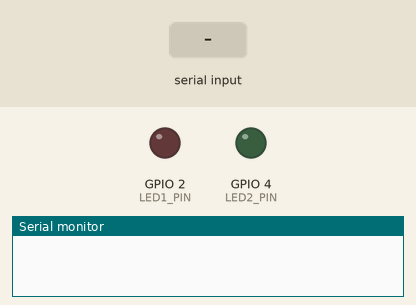
The program below on a simulated ESP32. On the bench: output pins drawn as LEDs (lit = HIGH), the last lines printed to the serial monitor. Dashed ring = blinking. Inputs (shaded band) come from the test bench.

Above: at 0.0 s.
At 1.45 s:
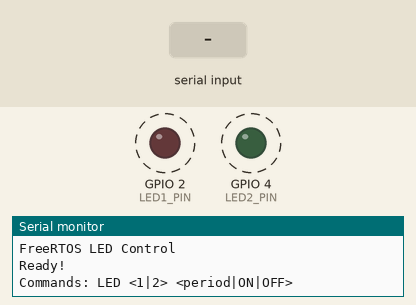
2.3 s: "ON 1\n" received over Serial
5.3 s: "LED 90\n" received over Serial
8.3 s: "LED  45\n" received over Serial
Timing chart, 0 to 17.3 s (numbered marks = the images above; inputs shaded):
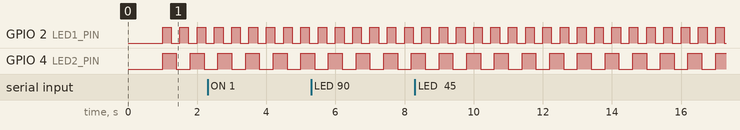

Measured:
- by itself, GPIO 2 (LED1_PIN): alternates HIGH for 0.25 s and LOW for 0.25 s
- by itself, GPIO 4 (LED2_PIN): alternates HIGH for 0.40 s and LOW for 0.40 s

The program:

main.cpp
```cpp
#include <Arduino.h>
#include <freertos/FreeRTOS.h>
#include <freertos/task.h>
#include <freertos/semphr.h>

#define LED1_PIN 2
#define LED2_PIN 4

TaskHandle_t led1TaskHandle = NULL;
TaskHandle_t led2TaskHandle = NULL;
TaskHandle_t serialTaskHandle = NULL;

// LED blinking periods (in milliseconds)
volatile uint32_t led1Period = 500;
volatile uint32_t led2Period = 800;

// LED enable/disable flags
volatile bool led1Enabled = true;
volatile bool led2Enabled = true;

// Semaphores for protecting shared resources
SemaphoreHandle_t led1Mutex = NULL;
SemaphoreHandle_t led2Mutex = NULL;

// Function prototypes
void led1Task(void *parameter);
void led2Task(void *parameter);
void serialTask(void *parameter);
void processSerialCommand(String command);

// Task 1: Control LED 1 blinking
void led1Task(void *parameter) {
  while (true) {
    if (xSemaphoreTake(led1Mutex, portMAX_DELAY) == pdTRUE) {
      bool enabled = led1Enabled;
      uint32_t period = led1Period;
      xSemaphoreGive(led1Mutex);

      if (enabled) {
        digitalWrite(LED1_PIN, HIGH);
        vTaskDelay(pdMS_TO_TICKS(period / 2));
        digitalWrite(LED1_PIN, LOW);
        vTaskDelay(pdMS_TO_TICKS(period / 2));
      } else {
        // If disabled, turn off LED and wait
        digitalWrite(LED1_PIN, LOW);
        vTaskDelay(pdMS_TO_TICKS(100));
      }
    }
  }
}

// Task 2: Control LED 2 blinking
void led2Task(void *parameter) {
  while (true) {
    if (xSemaphoreTake(led2Mutex, portMAX_DELAY) == pdTRUE) {
      bool enabled = led2Enabled;
      uint32_t period = led2Period;
      xSemaphoreGive(led2Mutex);

      if (enabled) {
        digitalWrite(LED2_PIN, HIGH);
        vTaskDelay(pdMS_TO_TICKS(period / 2));
        digitalWrite(LED2_PIN, LOW);
        vTaskDelay(pdMS_TO_TICKS(period / 2));
      } else {
        // If disabled, turn off LED and wait
        digitalWrite(LED2_PIN, LOW);
        vTaskDelay(pdMS_TO_TICKS(100));
      }
    }
  }
}

// Task 3: Handle Serial commands
void serialTask(void *parameter) {
  Serial.println("Commands: LED <1|2> <period|ON|OFF>");

  String inputBuffer = "";

  while (true) {
    if (Serial.available() > 0) {
      char inChar = Serial.read();

      if (inChar == '\n' || inChar == '\r') {
        if (inputBuffer.length() > 0) {
          inputBuffer.trim();
          processSerialCommand(inputBuffer);
          inputBuffer = "";
        }
      } else {
        inputBuffer += inChar;
      }
    }

    vTaskDelay(pdMS_TO_TICKS(10));
  }
}

// Process Serial commands
void processSerialCommand(String command) {
  command.toUpperCase();
  command.trim();

  // Parse command: "LED X Y"
  if (command.startsWith("LED ")) {
    int firstSpace = command.indexOf(' ');
    int secondSpace = command.indexOf(' ', firstSpace + 1);

    if (secondSpace == -1) {
      Serial.println("Error: Invalid format");
      return;
    }

    String ledNumStr = command.substring(firstSpace + 1, secondSpace);
    String valueStr = command.substring(secondSpace + 1);

    ledNumStr.trim();
    valueStr.trim();

    int ledNum = ledNumStr.toInt();

    if (ledNum != 1 && ledNum != 2) {
      Serial.println("Error: LED must be 1 or 2");
      return;
    }

    // Check if value is ON/OFF or a period value
    if (valueStr == "ON") {
      if (ledNum == 1) {
        if (xSemaphoreTake(led1Mutex, portMAX_DELAY) == pdTRUE) {
          led1Enabled = true;
          xSemaphoreGive(led1Mutex);
          Serial.println("LED1 ON");
        }
      } else {
        if (xSemaphoreTake(led2Mutex, portMAX_DELAY) == pdTRUE) {
          led2Enabled = true;
          xSemaphoreGive(led2Mutex);
          Serial.println("LED2 ON");
        }
      }
    }
    else if (valueStr == "OFF") {
      if (ledNum == 1) {
        if (xSemaphoreTake(led1Mutex, portMAX_DELAY) == pdTRUE) {
          led1Enabled = false;
          xSemaphoreGive(led1Mutex);
          Serial.println("LED1 OFF");
        }
      } else {
        if (xSemaphoreTake(led2Mutex, portMAX_DELAY) == pdTRUE) {
          led2Enabled = false;
          xSemaphoreGive(led2Mutex);
          Serial.println("LED2 OFF");
        }
      }
    }
    else {
      // Try to parse as period value
      int period = valueStr.toInt();

      if (period <= 0) {
        Serial.println("Error: Invalid period");
        return;
      }

      if (ledNum == 1) {
        if (xSemaphoreTake(led1Mutex, portMAX_DELAY) == pdTRUE) {
          led1Period = period;
          xSemaphoreGive(led1Mutex);
          Serial.printf("LED1: %dms\n", period);
        }
      } else {
        if (xSemaphoreTake(led2Mutex, portMAX_DELAY) == pdTRUE) {
          led2Period = period;
          xSemaphoreGive(led2Mutex);
          Serial.printf("LED2: %dms\n", period);
        }
      }
    }
  } else {
    Serial.println("Error: Unknown command");
  }
}

void setup() {
  Serial.begin(115200);
  delay(1000);
  Serial.println("\nFreeRTOS LED Control");

  // Initialize LED pins
  pinMode(LED1_PIN, OUTPUT);
  pinMode(LED2_PIN, OUTPUT);
  digitalWrite(LED1_PIN, LOW);
  digitalWrite(LED2_PIN, LOW);

  // Create mutexes for protecting shared resources
  led1Mutex = xSemaphoreCreateMutex();
  led2Mutex = xSemaphoreCreateMutex();

  if (led1Mutex == NULL || led2Mutex == NULL) {
    Serial.println("Mutex error!");
    return;
  }

  // Create FreeRTOS tasks
  BaseType_t result1 = xTaskCreatePinnedToCore(
    led1Task,           // Task function
    "LED1 Task",        // Task name
    2048,               // Stack size (bytes)
    NULL,               // Task parameter
    2,                  // Task priority
    &led1TaskHandle,    // Task handle
    0                   // Core ID (0 or 1)
  );

  BaseType_t result2 = xTaskCreatePinnedToCore(
    led2Task,           // Task function
    "LED2 Task",        // Task name
    2048,               // Stack size (bytes)
    NULL,               // Task parameter
    2,                  // Task priority
    &led2TaskHandle,    // Task handle
    0                   // Core ID (0 or 1)
  );

  BaseType_t result3 = xTaskCreatePinnedToCore(
    serialTask,         // Task function
    "Serial Task",      // Task name
    4096,               // Stack size (bytes)
    NULL,               // Task parameter
    1,                  // Task priority (lower than LED tasks)
    &serialTaskHandle,  // Task handle
    1                   // Core ID (0 or 1)
  );

  if (result1 == pdPASS && result2 == pdPASS && result3 == pdPASS) {
    Serial.println("Ready!");
  } else {
    Serial.println("Task creation failed!");
  }
}

void loop() {
  // Empty loop - all work is done by FreeRTOS tasks
  vTaskDelay(pdMS_TO_TICKS(1000));
}
```
